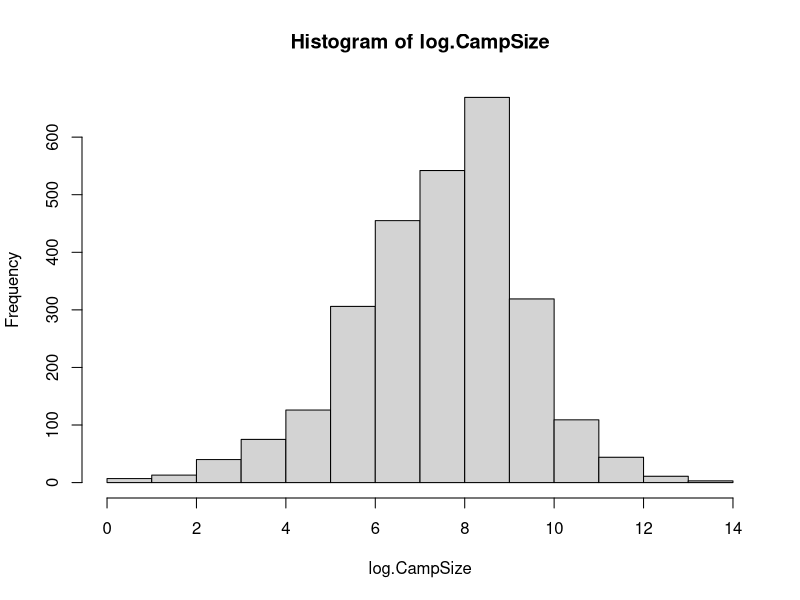
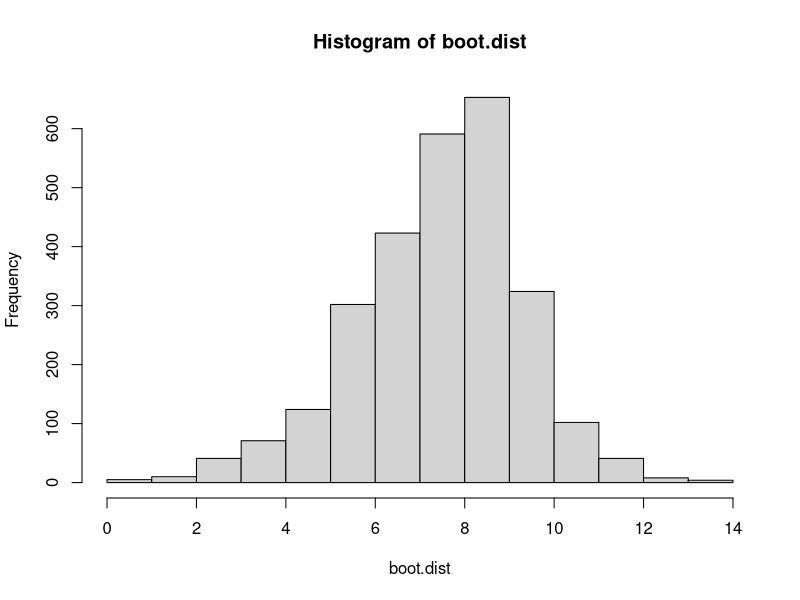
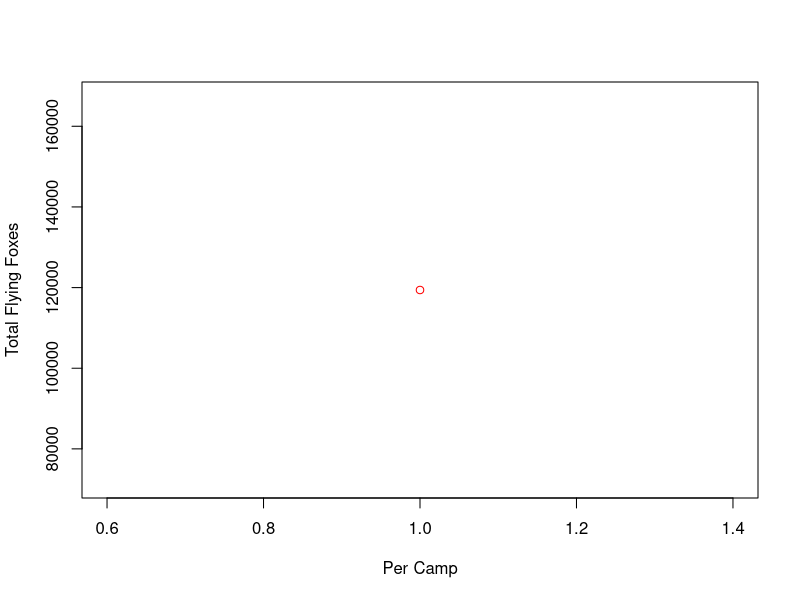
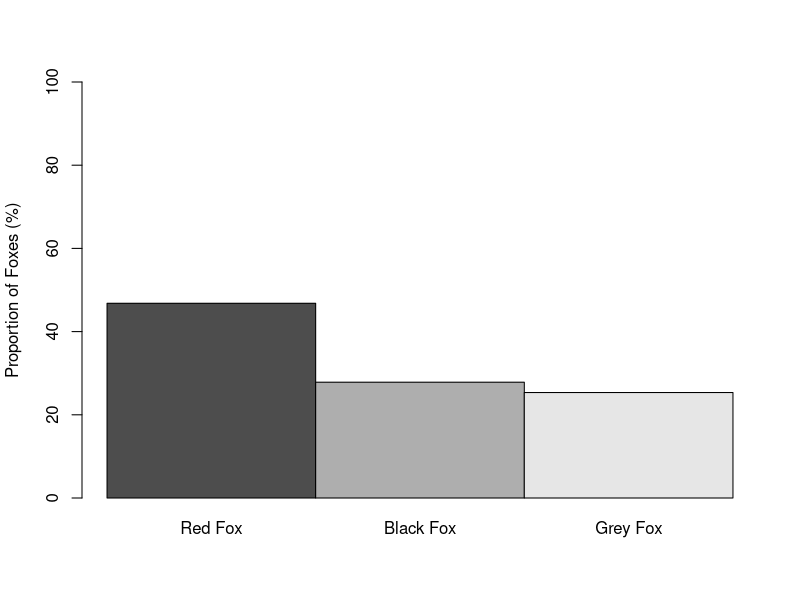
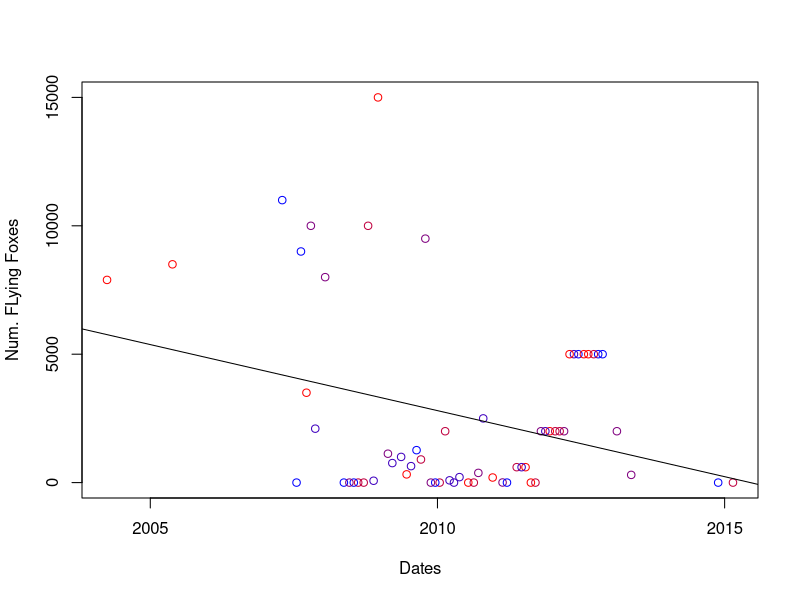

The R script that drew these images, in order:
## ---- chunk 1
#load the data from csv
foxData = read.csv("FlyingFoxMonitoring.csv",header = TRUE)

#converting factor to integer
blkFox <- suppressWarnings(c(as.numeric(as.character(foxData$BlackFlyingFox.Count))))
redFox<- suppressWarnings(c(as.numeric(as.character(foxData$LittleRedFlyingFox.Count))))
greyFox<- suppressWarnings(c(as.numeric(as.character(foxData$GreyHeadedFlyingFox.Count))))
totalFox <- suppressWarnings(c(as.numeric(as.character(foxData$TotalSpecies.Count))))
camp <- (as.character(foxData$Camp))
ehpCamp<-foxData$EHP.CampId


#remove rows where variable FlyingFoxesAbsent does not match the total count being zero or not.

idHasFox=which(foxData$FlyingFoxesAbsent!=TRUE)
idHasNoFox=which(suppressWarnings(c(as.numeric(as.character(foxData$TotalSpecies.Count))))!=0)
illogicalFox=setdiff(idHasFox,idHasNoFox)

##removing data with NA

#make a vector of the rows which have missing data
idNA=c(which(is.na(blkFox)),which(is.na(redFox)),which(is.na(greyFox)),which(is.na(totalFox)),which(is.na(camp)),illogicalFox,which(is.na(ehpCamp)))
paste(length(idNA),"cases have NAs")

#remove those rows
blkFox=blkFox[-idNA]
redFox=redFox[-idNA]
greyFox=greyFox[-idNA]
totalFox=totalFox[-idNA]


#calculate totals based on each species
myTotal = blkFox+redFox+greyFox
diffTotals = totalFox-myTotal

#make a vector where if the difference between the actual total and the sum of each species doesn't match the value is NA and if it does it's "good"
idBadMath=ifelse(diffTotals!=0,NA,"good")
paste(sum(is.na(idBadMath)),"rows have totals that dont match the sum of each species")
#making a vecor of the NAs (which are actually the rows with bad maths)
idBadMath=which(is.na(idBadMath))


#removing the rows that have bad maths
blkFox=blkFox[-idBadMath]
redFox=redFox[-idBadMath]
greyFox=greyFox[-idBadMath]
totalFox=totalFox[-idBadMath]


dirty <-c(idNA,idBadMath)
camp=camp[-dirty]

ehpCamp=ehpCamp[-dirty]


## ---- chunk 2
##natural logarithm of the total species count per camp
foxyCamps=which(foxData$FlyingFoxesAbsent!=TRUE)
foxyCamps=totalFox[foxyCamps]
log.CampSize=log(foxyCamps)
#paste(totalFox,logCampSize)
#logCampSize
foxyCamps.length=length(foxyCamps)

##histogram of camp size logarithm
hist(log.CampSize)
## ---- chunk 3

##boot strap of mean camp size logarithm
##Generating a Bootstrap Distribution
b = 10000
boot.dist = rep(NA, b)
for (i in 1:b) {
  boot.sample = sample(foxyCamps, replace=TRUE)
  boot.dist=log(boot.sample)
  boot.dist[i]=mean(boot.dist, conf.level = 0.95)
  sd(boot.dist)
}
hist(boot.dist)


## ---- chunk 4

## ---- chunk 5

#get number of factors
campFactor=nlevels(ehpCamp)
#create empty vector
foxPerCamp <- rep(NA, campFactor)
#fill vector using for loop
for(j in 1:as.numeric(campFactor)){
    foxPerCamp[j] <- c(sum(totalFox[ehpCamp==j]))
}

#visualising with a scatterplot
redblue <- colorRampPalette(c("red","blue"))
plot(foxPerCamp,xlab="Per Camp",ylab="Total Flying Foxes",col=redblue(5))

#proportion for whole species
blk=sum(blkFox)
red=sum(redFox)
grey=sum(greyFox)
foxProp=c(red,blk,grey)/sum(totalFox)*100
matrixHead=c("red","black","grey")
foxPropTbl = matrix(c(foxProp,matrixHead),ncol=3,byrow=TRUE)

foxPropTbl

#visualise proportions with a bar plot
barplot(matrix(foxProp),names.arg=c("Red Fox", "Black Fox", "Grey Fox"), beside=TRUE, col=grey.colors(3), ylim=c(0,100), ylab = "Proportion of Foxes (%)")

## ---- chunk 6
redFox.3b=which(redFox>0)
totalFox.3b=totalFox[redFox.3b]
redFox.3b=redFox[redFox.3b]

cor.test(redFox.3b/totalFox.3b,totalFox.3b, alternative = "two.sided", conf.level = 0.99)

## ---- chunk 7

## ---- chunk 8
#load and clean data

#Use the function as.Date to convert the date strings in the variable SurveyDate into dates. 
date <- suppressWarnings(c(as.Date(foxData$SurveyDate,"%d/%m/%y")))
date=date[-dirty]

#vector of id for Indooroopilly Island Camp
idIndoIsland=which(ehpCamp=="68")

#create vector of data and total fox count for Indooroopilly Island 
indoDates=date[idIndoIsland]
indoFox=totalFox[idIndoIsland]

# This is probably wrong
indo.lm=lm(indoFox ~ as.numeric(indoDates))

summary(indo.lm)
## ---- chunk 9
plot(indoFox~indoDates, col=redblue(5),xlab="Dates", ylab = "Num. FLying Foxes")

abline(lm(indoFox ~ indoDates))
## ---- chunk 10
#vector of id for Laidley Plainlands Camp
idLaidley=which(ehpCamp=="76")

date <- suppressWarnings(c(as.Date(foxData$SurveyDate,"%d/%m/%y")))
date=date[-dirty]

#vector of dates at the Laidley Plainlands Camp
laidleyDates=date[idLaidley]


#reduces dates vector to the specified dates
#first date
laidleyDates1 <- laidleyDates[laidleyDates == "2013-10-18"]
#second date
laidleyDates2 <- laidleyDates[laidleyDates == "2013-11-13"]


#get all the dates that match in the data set
#first date
idLaidleyDates1=which(date==laidleyDates1)
#second date
idLaidleyDates2=which(date==laidleyDates2)


#find the matching id of the two vectors
#first date
idLaidley1 <- idLaidley[(idLaidley %in% idLaidleyDates1)]
#second date
idLaidley2 <- idLaidley[(idLaidley %in% idLaidleyDates2)]

#retrieve species data from the two dates
blkD1=blkFox[idLaidley1]
blkD2=blkFox[idLaidley2]

redD1=redFox[idLaidley1]
redD2=redFox[idLaidley2]
  
greyD1=greyFox[idLaidley1]
greyD2=greyFox[idLaidley2]

fox1=c(redD1,blkD1,greyD1)
fox2=c(redD2,blkD2,greyD2)

foxSum1=sum(blkD1,redD1,greyD1)
foxSum2=sum(blkD2,redD2,greyD2)

foxPropD1=c(redD1,blkD1,greyD1)/foxSum1
foxPropD2=c(redD2,blkD2,greyD2)/foxSum2


#Observed proportion (date2)
observed = foxPropD2
#expected proportion (date1)
expected = foxPropD1

foxPropD1
foxPropD2
#chi-square test
observed = fox2
expected = foxPropD1

chisq.test(x=observed,p=expected)
## ---- chunk 11

tbl <- matrix(c(blkD1,redD1,greyD1,blkD2,redD2,greyD2),ncol=3,byrow=TRUE)

chisq.test(tbl)
